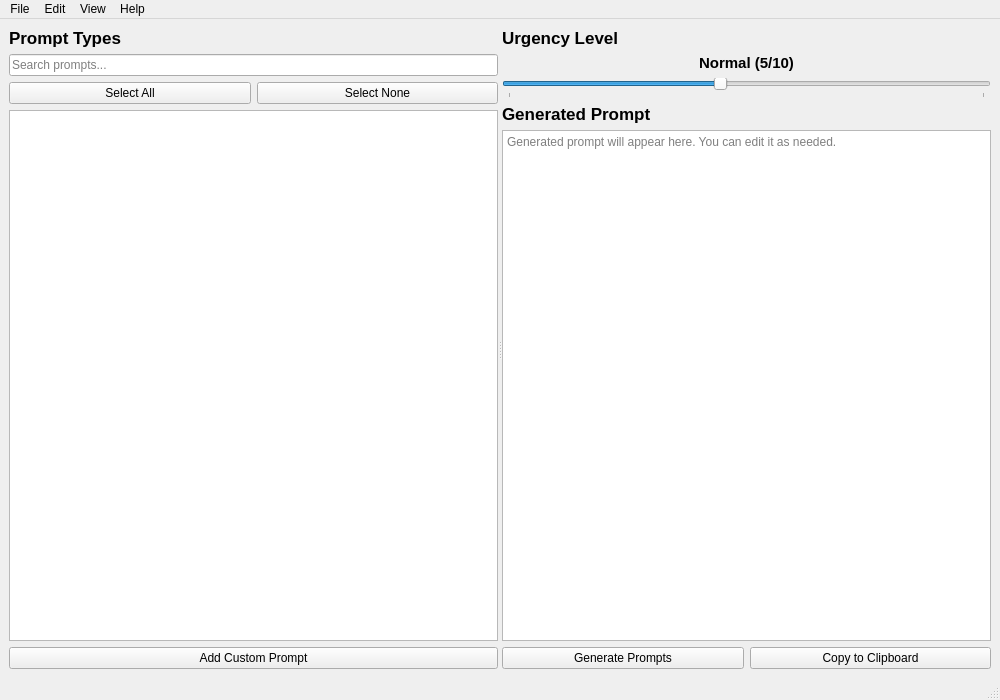
<?xml version="1.0" encoding="UTF-8"?>
<ui version="4.0">
 <class>MainWindow</class>
 <widget class="QMainWindow" name="MainWindow">
  <property name="geometry">
   <rect>
    <x>0</x>
    <y>0</y>
    <width>1000</width>
    <height>700</height>
   </rect>
  </property>
  <property name="windowTitle">
   <string>Prometheus AI Prompt Generator</string>
  </property>
  <widget class="QWidget" name="centralwidget">
   <layout class="QVBoxLayout" name="verticalLayout">
    <item>
     <widget class="QSplitter" name="splitter">
      <property name="orientation">
       <enum>Qt::Horizontal</enum>
      </property>
      <widget class="QWidget" name="leftWidget" native="true">
       <layout class="QVBoxLayout" name="leftLayout">
        <item>
         <widget class="QLabel" name="promptTypesHeader">
          <property name="font">
           <font>
            <family>Segoe UI</family>
            <pointsize>13</pointsize>
            <weight>75</weight>
            <bold>true</bold>
           </font>
          </property>
          <property name="text">
           <string>Prompt Types</string>
          </property>
         </widget>
        </item>
        <item>
         <layout class="QHBoxLayout" name="searchLayout">
          <item>
           <widget class="QLineEdit" name="searchInput">
            <property name="placeholderText">
             <string>Search prompts...</string>
            </property>
           </widget>
          </item>
         </layout>
        </item>
        <item>
         <layout class="QHBoxLayout" name="selectButtonsLayout">
          <item>
           <widget class="QPushButton" name="selectAllButton">
            <property name="text">
             <string>Select All</string>
            </property>
           </widget>
          </item>
          <item>
           <widget class="QPushButton" name="selectNoneButton">
            <property name="text">
             <string>Select None</string>
            </property>
           </widget>
          </item>
         </layout>
        </item>
        <item>
         <widget class="QListWidget" name="promptList">
          <property name="alternatingRowColors">
           <bool>true</bool>
          </property>
         </widget>
        </item>
        <item>
         <widget class="QPushButton" name="addPromptButton">
          <property name="text">
           <string>Add Custom Prompt</string>
          </property>
         </widget>
        </item>
       </layout>
      </widget>
      <widget class="QWidget" name="rightWidget" native="true">
       <layout class="QVBoxLayout" name="rightLayout">
        <item>
         <widget class="QLabel" name="urgencyHeader">
          <property name="font">
           <font>
            <family>Segoe UI</family>
            <pointsize>13</pointsize>
            <weight>75</weight>
            <bold>true</bold>
           </font>
          </property>
          <property name="text">
           <string>Urgency Level</string>
          </property>
         </widget>
        </item>
        <item>
         <widget class="QLabel" name="urgencyDisplay">
          <property name="font">
           <font>
            <family>Segoe UI</family>
            <pointsize>11</pointsize>
            <weight>75</weight>
            <bold>true</bold>
           </font>
          </property>
          <property name="text">
           <string>Normal (5/10)</string>
          </property>
          <property name="alignment">
           <set>Qt::AlignCenter</set>
          </property>
         </widget>
        </item>
        <item>
         <widget class="QSlider" name="urgencySlider">
          <property name="minimum">
           <number>1</number>
          </property>
          <property name="maximum">
           <number>10</number>
          </property>
          <property name="value">
           <number>5</number>
          </property>
          <property name="orientation">
           <enum>Qt::Horizontal</enum>
          </property>
          <property name="tickPosition">
           <enum>QSlider::TicksBelow</enum>
          </property>
         </widget>
        </item>
        <item>
         <widget class="QLabel" name="generatedPromptHeader">
          <property name="font">
           <font>
            <family>Segoe UI</family>
            <pointsize>13</pointsize>
            <weight>75</weight>
            <bold>true</bold>
           </font>
          </property>
          <property name="text">
           <string>Generated Prompt</string>
          </property>
         </widget>
        </item>
        <item>
         <widget class="QTextEdit" name="outputText">
          <property name="placeholderText">
           <string>Generated prompt will appear here. You can edit it as needed.</string>
          </property>
         </widget>
        </item>
        <item>
         <layout class="QHBoxLayout" name="buttonRow">
          <item>
           <widget class="QPushButton" name="generatePromptsButton">
            <property name="minimumHeight">
             <number>40</number>
            </property>
            <property name="text">
             <string>Generate Prompts</string>
            </property>
           </widget>
          </item>
          <item>
           <widget class="QPushButton" name="copyToClipboardButton">
            <property name="minimumHeight">
             <number>40</number>
            </property>
            <property name="text">
             <string>Copy to Clipboard</string>
            </property>
           </widget>
          </item>
         </layout>
        </item>
       </layout>
      </widget>
     </widget>
    </item>
   </layout>
  </widget>
  <widget class="QMenuBar" name="menubar">
   <property name="geometry">
    <rect>
     <x>0</x>
     <y>0</y>
     <width>1000</width>
     <height>22</height>
    </rect>
   </property>
   <widget class="QMenu" name="menuFile">
    <property name="title">
     <string>File</string>
    </property>
    <addaction name="actionImport"/>
    <addaction name="actionExport"/>
    <addaction name="separator"/>
    <addaction name="actionExit"/>
   </widget>
   <widget class="QMenu" name="menuEdit">
    <property name="title">
     <string>Edit</string>
    </property>
    <addaction name="actionChangeFont"/>
    <addaction name="actionResetFont"/>
   </widget>
   <widget class="QMenu" name="menuView">
    <property name="title">
     <string>View</string>
    </property>
    <widget class="QMenu" name="menuTheme">
     <property name="title">
      <string>Theme</string>
     </property>
     <addaction name="actionLightTheme"/>
     <addaction name="actionDarkTheme"/>
    </widget>
    <addaction name="menuTheme"/>
   </widget>
   <widget class="QMenu" name="menuHelp">
    <property name="title">
     <string>Help</string>
    </property>
    <addaction name="actionAbout"/>
   </widget>
   <addaction name="menuFile"/>
   <addaction name="menuEdit"/>
   <addaction name="menuView"/>
   <addaction name="menuHelp"/>
  </widget>
  <widget class="QStatusBar" name="statusbar"/>
  <action name="actionImport">
   <property name="text">
    <string>Import Prompts...</string>
   </property>
  </action>
  <action name="actionExport">
   <property name="text">
    <string>Export Prompts...</string>
   </property>
  </action>
  <action name="actionExit">
   <property name="text">
    <string>Exit</string>
   </property>
  </action>
  <action name="actionChangeFont">
   <property name="text">
    <string>Change Font...</string>
   </property>
  </action>
  <action name="actionResetFont">
   <property name="text">
    <string>Reset Font</string>
   </property>
  </action>
  <action name="actionLightTheme">
   <property name="text">
    <string>Light</string>
   </property>
  </action>
  <action name="actionDarkTheme">
   <property name="text">
    <string>Dark</string>
   </property>
  </action>
  <action name="actionAbout">
   <property name="text">
    <string>About</string>
   </property>
  </action>
 </widget>
 <resources/>
 <connections/>
</ui>
